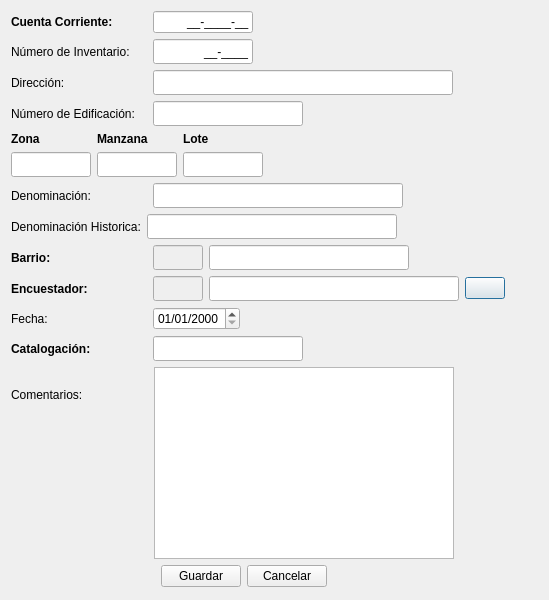
<?xml version="1.0" encoding="UTF-8"?>
<ui version="4.0">
 <class>GeneralForm</class>
 <widget class="QDialog" name="GeneralForm">
  <property name="windowModality">
   <enum>Qt::WindowModal</enum>
  </property>
  <property name="geometry">
   <rect>
    <x>0</x>
    <y>0</y>
    <width>549</width>
    <height>600</height>
   </rect>
  </property>
  <property name="sizePolicy">
   <sizepolicy hsizetype="Fixed" vsizetype="Fixed">
    <horstretch>0</horstretch>
    <verstretch>0</verstretch>
   </sizepolicy>
  </property>
  <property name="maximumSize">
   <size>
    <width>549</width>
    <height>600</height>
   </size>
  </property>
  <property name="windowTitle">
   <string>Agregar Ficha</string>
  </property>
  <property name="modal">
   <bool>true</bool>
  </property>
  <layout class="QFormLayout" name="formLayout">
   <property name="fieldGrowthPolicy">
    <enum>QFormLayout::AllNonFixedFieldsGrow</enum>
   </property>
   <item row="0" column="0">
    <layout class="QHBoxLayout" name="horizontalLayout">
     <item>
      <widget class="QLabel" name="cuentaLabel">
       <property name="minimumSize">
        <size>
         <width>136</width>
         <height>0</height>
        </size>
       </property>
       <property name="maximumSize">
        <size>
         <width>136</width>
         <height>16777215</height>
        </size>
       </property>
       <property name="font">
        <font>
         <weight>75</weight>
         <bold>true</bold>
        </font>
       </property>
       <property name="text">
        <string>Cuenta Corriente:</string>
       </property>
       <property name="buddy">
        <cstring>cuentaCorrienteEdit</cstring>
       </property>
      </widget>
     </item>
     <item>
      <widget class="QLineEdit" name="cuentaCorrienteEdit">
       <property name="enabled">
        <bool>true</bool>
       </property>
       <property name="sizePolicy">
        <sizepolicy hsizetype="Fixed" vsizetype="Fixed">
         <horstretch>0</horstretch>
         <verstretch>0</verstretch>
        </sizepolicy>
       </property>
       <property name="minimumSize">
        <size>
         <width>100</width>
         <height>0</height>
        </size>
       </property>
       <property name="maximumSize">
        <size>
         <width>100</width>
         <height>25</height>
        </size>
       </property>
       <property name="inputMask">
        <string>00-0000-00;_</string>
       </property>
       <property name="text">
        <string>--</string>
       </property>
       <property name="alignment">
        <set>Qt::AlignRight|Qt::AlignTrailing|Qt::AlignVCenter</set>
       </property>
       <property name="readOnly">
        <bool>false</bool>
       </property>
      </widget>
     </item>
    </layout>
   </item>
   <item row="1" column="0">
    <layout class="QHBoxLayout" name="horizontalLayout_2">
     <item>
      <widget class="QLabel" name="numeroLabel">
       <property name="minimumSize">
        <size>
         <width>136</width>
         <height>0</height>
        </size>
       </property>
       <property name="maximumSize">
        <size>
         <width>136</width>
         <height>16777215</height>
        </size>
       </property>
       <property name="font">
        <font>
         <weight>50</weight>
         <bold>false</bold>
        </font>
       </property>
       <property name="text">
        <string>Número de Inventario:</string>
       </property>
       <property name="buddy">
        <cstring>numeroEdit</cstring>
       </property>
      </widget>
     </item>
     <item>
      <widget class="QLineEdit" name="numeroEdit">
       <property name="sizePolicy">
        <sizepolicy hsizetype="Fixed" vsizetype="Fixed">
         <horstretch>0</horstretch>
         <verstretch>0</verstretch>
        </sizepolicy>
       </property>
       <property name="minimumSize">
        <size>
         <width>100</width>
         <height>25</height>
        </size>
       </property>
       <property name="maximumSize">
        <size>
         <width>100</width>
         <height>25</height>
        </size>
       </property>
       <property name="baseSize">
        <size>
         <width>0</width>
         <height>0</height>
        </size>
       </property>
       <property name="inputMask">
        <string notr="true">00-0000;_</string>
       </property>
       <property name="text">
        <string notr="true">-</string>
       </property>
       <property name="alignment">
        <set>Qt::AlignRight|Qt::AlignTrailing|Qt::AlignVCenter</set>
       </property>
      </widget>
     </item>
    </layout>
   </item>
   <item row="2" column="0">
    <layout class="QHBoxLayout" name="horizontalLayout_3">
     <item>
      <widget class="QLabel" name="direccionLabel">
       <property name="minimumSize">
        <size>
         <width>136</width>
         <height>0</height>
        </size>
       </property>
       <property name="maximumSize">
        <size>
         <width>136</width>
         <height>16777215</height>
        </size>
       </property>
       <property name="text">
        <string>Dirección:</string>
       </property>
       <property name="buddy">
        <cstring>direccionEdit</cstring>
       </property>
      </widget>
     </item>
     <item>
      <widget class="QLineEdit" name="direccionEdit">
       <property name="sizePolicy">
        <sizepolicy hsizetype="Fixed" vsizetype="Fixed">
         <horstretch>0</horstretch>
         <verstretch>0</verstretch>
        </sizepolicy>
       </property>
       <property name="minimumSize">
        <size>
         <width>300</width>
         <height>25</height>
        </size>
       </property>
       <property name="maximumSize">
        <size>
         <width>300</width>
         <height>25</height>
        </size>
       </property>
       <property name="maxLength">
        <number>150</number>
       </property>
      </widget>
     </item>
    </layout>
   </item>
   <item row="3" column="0">
    <layout class="QHBoxLayout" name="horizontalLayout_4">
     <item>
      <widget class="QLabel" name="numeroEdifLabel">
       <property name="minimumSize">
        <size>
         <width>136</width>
         <height>0</height>
        </size>
       </property>
       <property name="maximumSize">
        <size>
         <width>136</width>
         <height>16777215</height>
        </size>
       </property>
       <property name="text">
        <string>Número de Edificación:</string>
       </property>
       <property name="buddy">
        <cstring>numeroEdifEdit</cstring>
       </property>
      </widget>
     </item>
     <item>
      <widget class="QLineEdit" name="numeroEdifEdit">
       <property name="minimumSize">
        <size>
         <width>150</width>
         <height>25</height>
        </size>
       </property>
       <property name="maximumSize">
        <size>
         <width>150</width>
         <height>25</height>
        </size>
       </property>
       <property name="alignment">
        <set>Qt::AlignLeading|Qt::AlignLeft|Qt::AlignVCenter</set>
       </property>
      </widget>
     </item>
    </layout>
   </item>
   <item row="4" column="0">
    <layout class="QGridLayout" name="gridLayout">
     <item row="0" column="0">
      <widget class="QLabel" name="zonaLabel">
       <property name="font">
        <font>
         <weight>75</weight>
         <bold>true</bold>
        </font>
       </property>
       <property name="text">
        <string>Zona</string>
       </property>
       <property name="buddy">
        <cstring>zonaEdit</cstring>
       </property>
      </widget>
     </item>
     <item row="0" column="1">
      <widget class="QLabel" name="manzanaLabel">
       <property name="font">
        <font>
         <weight>75</weight>
         <bold>true</bold>
        </font>
       </property>
       <property name="text">
        <string>Manzana</string>
       </property>
       <property name="buddy">
        <cstring>manzanaEdit</cstring>
       </property>
      </widget>
     </item>
     <item row="0" column="2">
      <widget class="QLabel" name="loteLabel">
       <property name="font">
        <font>
         <weight>75</weight>
         <bold>true</bold>
        </font>
       </property>
       <property name="text">
        <string>Lote</string>
       </property>
       <property name="buddy">
        <cstring>loteEdit</cstring>
       </property>
      </widget>
     </item>
     <item row="1" column="0">
      <widget class="QLineEdit" name="zonaEdit">
       <property name="sizePolicy">
        <sizepolicy hsizetype="Fixed" vsizetype="Fixed">
         <horstretch>0</horstretch>
         <verstretch>0</verstretch>
        </sizepolicy>
       </property>
       <property name="minimumSize">
        <size>
         <width>80</width>
         <height>25</height>
        </size>
       </property>
       <property name="maximumSize">
        <size>
         <width>80</width>
         <height>25</height>
        </size>
       </property>
       <property name="maxLength">
        <number>2</number>
       </property>
       <property name="alignment">
        <set>Qt::AlignRight|Qt::AlignTrailing|Qt::AlignVCenter</set>
       </property>
      </widget>
     </item>
     <item row="1" column="1">
      <widget class="QLineEdit" name="manzanaEdit">
       <property name="sizePolicy">
        <sizepolicy hsizetype="Fixed" vsizetype="Fixed">
         <horstretch>0</horstretch>
         <verstretch>0</verstretch>
        </sizepolicy>
       </property>
       <property name="minimumSize">
        <size>
         <width>80</width>
         <height>25</height>
        </size>
       </property>
       <property name="maximumSize">
        <size>
         <width>80</width>
         <height>25</height>
        </size>
       </property>
       <property name="maxLength">
        <number>4</number>
       </property>
       <property name="alignment">
        <set>Qt::AlignRight|Qt::AlignTrailing|Qt::AlignVCenter</set>
       </property>
      </widget>
     </item>
     <item row="1" column="2">
      <widget class="QLineEdit" name="loteEdit">
       <property name="sizePolicy">
        <sizepolicy hsizetype="Fixed" vsizetype="Fixed">
         <horstretch>0</horstretch>
         <verstretch>0</verstretch>
        </sizepolicy>
       </property>
       <property name="minimumSize">
        <size>
         <width>80</width>
         <height>25</height>
        </size>
       </property>
       <property name="maximumSize">
        <size>
         <width>80</width>
         <height>25</height>
        </size>
       </property>
       <property name="maxLength">
        <number>2</number>
       </property>
       <property name="alignment">
        <set>Qt::AlignRight|Qt::AlignTrailing|Qt::AlignVCenter</set>
       </property>
      </widget>
     </item>
    </layout>
   </item>
   <item row="5" column="0">
    <layout class="QHBoxLayout" name="horizontalLayout_5">
     <item>
      <widget class="QLabel" name="denomLabel">
       <property name="minimumSize">
        <size>
         <width>136</width>
         <height>0</height>
        </size>
       </property>
       <property name="maximumSize">
        <size>
         <width>136</width>
         <height>16777215</height>
        </size>
       </property>
       <property name="text">
        <string>Denominación:</string>
       </property>
       <property name="buddy">
        <cstring>denomEdit</cstring>
       </property>
      </widget>
     </item>
     <item>
      <widget class="QLineEdit" name="denomEdit">
       <property name="sizePolicy">
        <sizepolicy hsizetype="Fixed" vsizetype="Fixed">
         <horstretch>0</horstretch>
         <verstretch>0</verstretch>
        </sizepolicy>
       </property>
       <property name="minimumSize">
        <size>
         <width>250</width>
         <height>25</height>
        </size>
       </property>
       <property name="maximumSize">
        <size>
         <width>250</width>
         <height>25</height>
        </size>
       </property>
       <property name="maxLength">
        <number>100</number>
       </property>
      </widget>
     </item>
    </layout>
   </item>
   <item row="6" column="0">
    <layout class="QHBoxLayout" name="horizontalLayout_6">
     <item>
      <widget class="QLabel" name="denomHistLabel">
       <property name="text">
        <string>Denominación Historica:</string>
       </property>
       <property name="buddy">
        <cstring>denomHistEdit</cstring>
       </property>
      </widget>
     </item>
     <item>
      <widget class="QLineEdit" name="denomHistEdit">
       <property name="sizePolicy">
        <sizepolicy hsizetype="Fixed" vsizetype="Fixed">
         <horstretch>0</horstretch>
         <verstretch>0</verstretch>
        </sizepolicy>
       </property>
       <property name="minimumSize">
        <size>
         <width>250</width>
         <height>25</height>
        </size>
       </property>
       <property name="maximumSize">
        <size>
         <width>250</width>
         <height>25</height>
        </size>
       </property>
       <property name="maxLength">
        <number>100</number>
       </property>
      </widget>
     </item>
    </layout>
   </item>
   <item row="7" column="0">
    <layout class="QHBoxLayout" name="horizontalLayout_7">
     <item>
      <widget class="QLabel" name="barrioLabel">
       <property name="minimumSize">
        <size>
         <width>136</width>
         <height>0</height>
        </size>
       </property>
       <property name="maximumSize">
        <size>
         <width>136</width>
         <height>16777215</height>
        </size>
       </property>
       <property name="font">
        <font>
         <weight>75</weight>
         <bold>true</bold>
        </font>
       </property>
       <property name="text">
        <string>Barrio:</string>
       </property>
       <property name="buddy">
        <cstring>barrioIdEdit</cstring>
       </property>
      </widget>
     </item>
     <item>
      <widget class="QLineEdit" name="barrioIdEdit">
       <property name="enabled">
        <bool>false</bool>
       </property>
       <property name="sizePolicy">
        <sizepolicy hsizetype="Fixed" vsizetype="Fixed">
         <horstretch>0</horstretch>
         <verstretch>0</verstretch>
        </sizepolicy>
       </property>
       <property name="minimumSize">
        <size>
         <width>50</width>
         <height>25</height>
        </size>
       </property>
       <property name="maximumSize">
        <size>
         <width>50</width>
         <height>25</height>
        </size>
       </property>
       <property name="text">
        <string/>
       </property>
      </widget>
     </item>
     <item>
      <widget class="QLineEdit" name="barrioEdit">
       <property name="sizePolicy">
        <sizepolicy hsizetype="Fixed" vsizetype="Fixed">
         <horstretch>0</horstretch>
         <verstretch>0</verstretch>
        </sizepolicy>
       </property>
       <property name="minimumSize">
        <size>
         <width>200</width>
         <height>25</height>
        </size>
       </property>
       <property name="maximumSize">
        <size>
         <width>200</width>
         <height>25</height>
        </size>
       </property>
      </widget>
     </item>
    </layout>
   </item>
   <item row="8" column="0">
    <layout class="QHBoxLayout" name="horizontalLayout_8">
     <item>
      <widget class="QLabel" name="encuestadorLabel">
       <property name="minimumSize">
        <size>
         <width>136</width>
         <height>0</height>
        </size>
       </property>
       <property name="maximumSize">
        <size>
         <width>136</width>
         <height>16777215</height>
        </size>
       </property>
       <property name="font">
        <font>
         <weight>75</weight>
         <bold>true</bold>
        </font>
       </property>
       <property name="text">
        <string>Encuestador:</string>
       </property>
       <property name="buddy">
        <cstring>encIdEdit</cstring>
       </property>
      </widget>
     </item>
     <item>
      <widget class="QLineEdit" name="encIdEdit">
       <property name="enabled">
        <bool>false</bool>
       </property>
       <property name="minimumSize">
        <size>
         <width>50</width>
         <height>25</height>
        </size>
       </property>
       <property name="maximumSize">
        <size>
         <width>50</width>
         <height>25</height>
        </size>
       </property>
       <property name="text">
        <string/>
       </property>
      </widget>
     </item>
     <item>
      <widget class="QLineEdit" name="encEdit">
       <property name="sizePolicy">
        <sizepolicy hsizetype="Fixed" vsizetype="Fixed">
         <horstretch>0</horstretch>
         <verstretch>0</verstretch>
        </sizepolicy>
       </property>
       <property name="minimumSize">
        <size>
         <width>250</width>
         <height>25</height>
        </size>
       </property>
       <property name="maximumSize">
        <size>
         <width>250</width>
         <height>25</height>
        </size>
       </property>
      </widget>
     </item>
     <item>
      <widget class="QPushButton" name="agregarEncButton">
       <property name="text">
        <string/>
       </property>
       <property name="icon">
        <iconset resource="centrohistorico.qrc">
         <normaloff>:/icons/encuestadores.png</normaloff>:/icons/encuestadores.png</iconset>
       </property>
      </widget>
     </item>
    </layout>
   </item>
   <item row="9" column="0">
    <layout class="QHBoxLayout" name="horizontalLayout_9">
     <item>
      <widget class="QLabel" name="fechaLabel">
       <property name="minimumSize">
        <size>
         <width>136</width>
         <height>0</height>
        </size>
       </property>
       <property name="maximumSize">
        <size>
         <width>136</width>
         <height>16777215</height>
        </size>
       </property>
       <property name="font">
        <font>
         <weight>50</weight>
         <bold>false</bold>
        </font>
       </property>
       <property name="text">
        <string>Fecha:</string>
       </property>
       <property name="buddy">
        <cstring>fechaEdit</cstring>
       </property>
      </widget>
     </item>
     <item>
      <widget class="QDateEdit" name="fechaEdit">
       <property name="minimumSize">
        <size>
         <width>80</width>
         <height>0</height>
        </size>
       </property>
       <property name="maximumSize">
        <size>
         <width>100</width>
         <height>16777215</height>
        </size>
       </property>
       <property name="displayFormat">
        <string>dd/MM/yyyy</string>
       </property>
      </widget>
     </item>
    </layout>
   </item>
   <item row="10" column="0">
    <layout class="QHBoxLayout" name="horizontalLayout_10">
     <item>
      <widget class="QLabel" name="cataLabel">
       <property name="minimumSize">
        <size>
         <width>136</width>
         <height>0</height>
        </size>
       </property>
       <property name="maximumSize">
        <size>
         <width>136</width>
         <height>16777215</height>
        </size>
       </property>
       <property name="font">
        <font>
         <weight>75</weight>
         <bold>true</bold>
        </font>
       </property>
       <property name="text">
        <string>Catalogación:</string>
       </property>
       <property name="buddy">
        <cstring>cataEdit</cstring>
       </property>
      </widget>
     </item>
     <item>
      <widget class="QLineEdit" name="cataEdit">
       <property name="sizePolicy">
        <sizepolicy hsizetype="Fixed" vsizetype="Fixed">
         <horstretch>0</horstretch>
         <verstretch>0</verstretch>
        </sizepolicy>
       </property>
       <property name="minimumSize">
        <size>
         <width>150</width>
         <height>25</height>
        </size>
       </property>
       <property name="maximumSize">
        <size>
         <width>150</width>
         <height>25</height>
        </size>
       </property>
       <property name="maxLength">
        <number>30</number>
       </property>
      </widget>
     </item>
    </layout>
   </item>
   <item row="11" column="0">
    <layout class="QHBoxLayout" name="horizontalLayout_12">
     <property name="sizeConstraint">
      <enum>QLayout::SetFixedSize</enum>
     </property>
     <item>
      <widget class="QLabel" name="comentLabel">
       <property name="minimumSize">
        <size>
         <width>137</width>
         <height>0</height>
        </size>
       </property>
       <property name="maximumSize">
        <size>
         <width>150</width>
         <height>150</height>
        </size>
       </property>
       <property name="text">
        <string>Comentarios:</string>
       </property>
       <property name="alignment">
        <set>Qt::AlignLeading|Qt::AlignLeft|Qt::AlignTop</set>
       </property>
      </widget>
     </item>
     <item>
      <widget class="QPlainTextEdit" name="commentEdit">
       <property name="sizePolicy">
        <sizepolicy hsizetype="Preferred" vsizetype="Preferred">
         <horstretch>0</horstretch>
         <verstretch>0</verstretch>
        </sizepolicy>
       </property>
       <property name="minimumSize">
        <size>
         <width>300</width>
         <height>0</height>
        </size>
       </property>
      </widget>
     </item>
    </layout>
   </item>
   <item row="12" column="0">
    <layout class="QHBoxLayout" name="horizontalLayout_11">
     <item>
      <spacer name="horizontalSpacer_2">
       <property name="orientation">
        <enum>Qt::Horizontal</enum>
       </property>
       <property name="sizeHint" stdset="0">
        <size>
         <width>150</width>
         <height>20</height>
        </size>
       </property>
      </spacer>
     </item>
     <item>
      <widget class="QPushButton" name="saveButton">
       <property name="text">
        <string>Guardar</string>
       </property>
       <property name="icon">
        <iconset resource="centrohistorico.qrc">
         <normaloff>:/icons/guardar.png</normaloff>:/icons/guardar.png</iconset>
       </property>
      </widget>
     </item>
     <item>
      <widget class="QPushButton" name="cancelButton">
       <property name="text">
        <string>Cancelar</string>
       </property>
       <property name="icon">
        <iconset resource="centrohistorico.qrc">
         <normaloff>:/icons/close.png</normaloff>:/icons/close.png</iconset>
       </property>
      </widget>
     </item>
     <item>
      <spacer name="horizontalSpacer">
       <property name="orientation">
        <enum>Qt::Horizontal</enum>
       </property>
       <property name="sizeHint" stdset="0">
        <size>
         <width>150</width>
         <height>20</height>
        </size>
       </property>
      </spacer>
     </item>
    </layout>
   </item>
  </layout>
 </widget>
 <resources>
  <include location="centrohistorico.qrc"/>
 </resources>
 <connections>
  <connection>
   <sender>barrioEdit</sender>
   <signal>textChanged(QString)</signal>
   <receiver>GeneralForm</receiver>
   <slot>onBarrioTextChanged(QString)</slot>
   <hints>
    <hint type="sourcelabel">
     <x>307</x>
     <y>274</y>
    </hint>
    <hint type="destinationlabel">
     <x>257</x>
     <y>217</y>
    </hint>
   </hints>
  </connection>
  <connection>
   <sender>encEdit</sender>
   <signal>textChanged(QString)</signal>
   <receiver>GeneralForm</receiver>
   <slot>onEncuestadorTextChanged(QString)</slot>
   <hints>
    <hint type="sourcelabel">
     <x>332</x>
     <y>307</y>
    </hint>
    <hint type="destinationlabel">
     <x>257</x>
     <y>217</y>
    </hint>
   </hints>
  </connection>
  <connection>
   <sender>cancelButton</sender>
   <signal>clicked()</signal>
   <receiver>GeneralForm</receiver>
   <slot>close()</slot>
   <hints>
    <hint type="sourcelabel">
     <x>298</x>
     <y>409</y>
    </hint>
    <hint type="destinationlabel">
     <x>257</x>
     <y>217</y>
    </hint>
   </hints>
  </connection>
  <connection>
   <sender>zonaEdit</sender>
   <signal>editingFinished()</signal>
   <receiver>GeneralForm</receiver>
   <slot>updateCuentaCorriente()</slot>
   <hints>
    <hint type="sourcelabel">
     <x>49</x>
     <y>175</y>
    </hint>
    <hint type="destinationlabel">
     <x>257</x>
     <y>217</y>
    </hint>
   </hints>
  </connection>
  <connection>
   <sender>manzanaEdit</sender>
   <signal>editingFinished()</signal>
   <receiver>GeneralForm</receiver>
   <slot>updateCuentaCorriente()</slot>
   <hints>
    <hint type="sourcelabel">
     <x>135</x>
     <y>175</y>
    </hint>
    <hint type="destinationlabel">
     <x>257</x>
     <y>217</y>
    </hint>
   </hints>
  </connection>
  <connection>
   <sender>loteEdit</sender>
   <signal>editingFinished()</signal>
   <receiver>GeneralForm</receiver>
   <slot>updateCuentaCorriente()</slot>
   <hints>
    <hint type="sourcelabel">
     <x>221</x>
     <y>175</y>
    </hint>
    <hint type="destinationlabel">
     <x>257</x>
     <y>217</y>
    </hint>
   </hints>
  </connection>
  <connection>
   <sender>saveButton</sender>
   <signal>clicked()</signal>
   <receiver>GeneralForm</receiver>
   <slot>guardar()</slot>
   <hints>
    <hint type="sourcelabel">
     <x>207</x>
     <y>409</y>
    </hint>
    <hint type="destinationlabel">
     <x>257</x>
     <y>217</y>
    </hint>
   </hints>
  </connection>
  <connection>
   <sender>cuentaCorrienteEdit</sender>
   <signal>textChanged(QString)</signal>
   <receiver>GeneralForm</receiver>
   <slot>onCuentaCorrienteTextChanged(QString)</slot>
   <hints>
    <hint type="sourcelabel">
     <x>201</x>
     <y>22</y>
    </hint>
    <hint type="destinationlabel">
     <x>266</x>
     <y>299</y>
    </hint>
   </hints>
  </connection>
  <connection>
   <sender>agregarEncButton</sender>
   <signal>clicked()</signal>
   <receiver>GeneralForm</receiver>
   <slot>abrirNuevoEncuestador()</slot>
   <hints>
    <hint type="sourcelabel">
     <x>486</x>
     <y>312</y>
    </hint>
    <hint type="destinationlabel">
     <x>266</x>
     <y>299</y>
    </hint>
   </hints>
  </connection>
 </connections>
 <slots>
  <slot>onBarrioTextChanged(QString)</slot>
  <slot>onEncuestadorTextChanged(QString)</slot>
  <slot>updateCuentaCorriente()</slot>
  <slot>guardar()</slot>
  <slot>onCuentaCorrienteTextChanged(QString)</slot>
  <slot>abrirNuevoEncuestador()</slot>
 </slots>
</ui>
